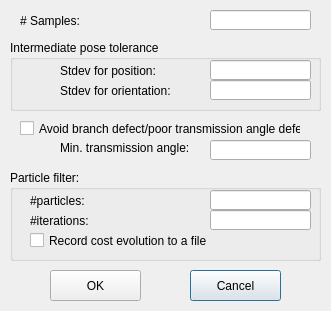
<?xml version="1.0" encoding="UTF-8"?>
<ui version="4.0">
 <class>SynthesisSettingsDialog</class>
 <widget class="QDialog" name="SynthesisSettingsDialog">
  <property name="geometry">
   <rect>
    <x>0</x>
    <y>0</y>
    <width>331</width>
    <height>311</height>
   </rect>
  </property>
  <property name="windowTitle">
   <string>SynthesisSettingsDialog</string>
  </property>
  <widget class="QGroupBox" name="groupBox_3">
   <property name="geometry">
    <rect>
     <x>10</x>
     <y>170</y>
     <width>311</width>
     <height>91</height>
    </rect>
   </property>
   <property name="title">
    <string>Particle filter:</string>
   </property>
   <widget class="QLabel" name="label_16">
    <property name="geometry">
     <rect>
      <x>20</x>
      <y>20</y>
      <width>111</width>
      <height>21</height>
     </rect>
    </property>
    <property name="text">
     <string>#particles:</string>
    </property>
   </widget>
   <widget class="QLabel" name="label_17">
    <property name="geometry">
     <rect>
      <x>20</x>
      <y>40</y>
      <width>111</width>
      <height>21</height>
     </rect>
    </property>
    <property name="text">
     <string>#iterations:</string>
    </property>
   </widget>
   <widget class="QLineEdit" name="lineEditNumParticles">
    <property name="geometry">
     <rect>
      <x>200</x>
      <y>20</y>
      <width>101</width>
      <height>20</height>
     </rect>
    </property>
   </widget>
   <widget class="QLineEdit" name="lineEditNumIterations">
    <property name="geometry">
     <rect>
      <x>200</x>
      <y>40</y>
      <width>101</width>
      <height>20</height>
     </rect>
    </property>
   </widget>
   <widget class="QCheckBox" name="checkBoxRecordFile">
    <property name="geometry">
     <rect>
      <x>20</x>
      <y>60</y>
      <width>191</width>
      <height>21</height>
     </rect>
    </property>
    <property name="text">
     <string>Record cost evolution to a file</string>
    </property>
   </widget>
  </widget>
  <widget class="QPushButton" name="pushButtonCancel">
   <property name="geometry">
    <rect>
     <x>190</x>
     <y>270</y>
     <width>91</width>
     <height>31</height>
    </rect>
   </property>
   <property name="text">
    <string>Cancel</string>
   </property>
  </widget>
  <widget class="QLineEdit" name="lineEditMinTransmissionAngle">
   <property name="geometry">
    <rect>
     <x>210</x>
     <y>140</y>
     <width>101</width>
     <height>20</height>
    </rect>
   </property>
  </widget>
  <widget class="QCheckBox" name="checkBoxAvoidBranchDefect">
   <property name="geometry">
    <rect>
     <x>20</x>
     <y>120</y>
     <width>281</width>
     <height>17</height>
    </rect>
   </property>
   <property name="text">
    <string>Avoid branch defect/poor transmission angle defect</string>
   </property>
  </widget>
  <widget class="QPushButton" name="pushButtonOK">
   <property name="geometry">
    <rect>
     <x>50</x>
     <y>270</y>
     <width>91</width>
     <height>31</height>
    </rect>
   </property>
   <property name="text">
    <string>OK</string>
   </property>
  </widget>
  <widget class="QLabel" name="label_18">
   <property name="geometry">
    <rect>
     <x>60</x>
     <y>140</y>
     <width>141</width>
     <height>16</height>
    </rect>
   </property>
   <property name="text">
    <string>Min. transmission angle:</string>
   </property>
  </widget>
  <widget class="QGroupBox" name="groupBox">
   <property name="geometry">
    <rect>
     <x>10</x>
     <y>40</y>
     <width>311</width>
     <height>71</height>
    </rect>
   </property>
   <property name="title">
    <string>Intermediate pose tolerance</string>
   </property>
   <widget class="QLabel" name="label_6">
    <property name="geometry">
     <rect>
      <x>50</x>
      <y>20</y>
      <width>101</width>
      <height>21</height>
     </rect>
    </property>
    <property name="text">
     <string>Stdev for position:</string>
    </property>
   </widget>
   <widget class="QLineEdit" name="lineEditStdDevPosition">
    <property name="geometry">
     <rect>
      <x>200</x>
      <y>20</y>
      <width>101</width>
      <height>20</height>
     </rect>
    </property>
   </widget>
   <widget class="QLabel" name="label_11">
    <property name="geometry">
     <rect>
      <x>50</x>
      <y>40</y>
      <width>121</width>
      <height>21</height>
     </rect>
    </property>
    <property name="text">
     <string>Stdev for orientation:</string>
    </property>
   </widget>
   <widget class="QLineEdit" name="lineEditStdDevOrientation">
    <property name="geometry">
     <rect>
      <x>200</x>
      <y>40</y>
      <width>101</width>
      <height>20</height>
     </rect>
    </property>
   </widget>
  </widget>
  <widget class="QLineEdit" name="lineEditNumSamples">
   <property name="geometry">
    <rect>
     <x>210</x>
     <y>10</y>
     <width>101</width>
     <height>20</height>
    </rect>
   </property>
  </widget>
  <widget class="QLabel" name="label">
   <property name="geometry">
    <rect>
     <x>20</x>
     <y>10</y>
     <width>61</width>
     <height>21</height>
    </rect>
   </property>
   <property name="text">
    <string># Samples:</string>
   </property>
  </widget>
 </widget>
 <layoutdefault spacing="6" margin="11"/>
 <resources/>
 <connections/>
</ui>
